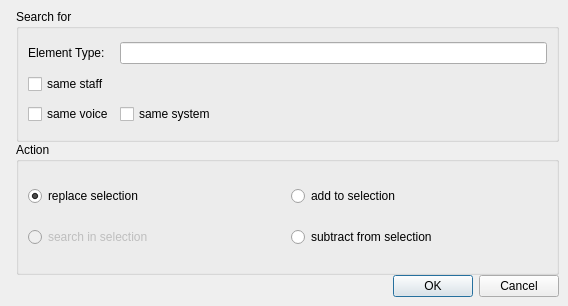
<?xml version="1.0" encoding="UTF-8"?>
<ui version="4.0">
 <class>SelectDialog</class>
 <widget class="QDialog" name="SelectDialog">
  <property name="geometry">
   <rect>
    <x>0</x>
    <y>0</y>
    <width>568</width>
    <height>306</height>
   </rect>
  </property>
  <property name="windowTitle">
   <string>MuseScore: Select</string>
  </property>
  <layout class="QHBoxLayout" name="horizontalLayout">
   <property name="spacing">
    <number>0</number>
   </property>
   <property name="margin">
    <number>0</number>
   </property>
   <item>
    <widget class="QLabel" name="label_3">
     <property name="sizePolicy">
      <sizepolicy hsizetype="Fixed" vsizetype="Ignored">
       <horstretch>0</horstretch>
       <verstretch>0</verstretch>
      </sizepolicy>
     </property>
     <property name="text">
      <string/>
     </property>
     <property name="pixmap">
      <pixmap resource="mscore.qrc">:/data/bg1.jpg</pixmap>
     </property>
    </widget>
   </item>
   <item>
    <layout class="QVBoxLayout" name="verticalLayout">
     <property name="margin">
      <number>9</number>
     </property>
     <item>
      <widget class="QGroupBox" name="groupBox_2">
       <property name="title">
        <string>Search for</string>
       </property>
       <property name="flat">
        <bool>true</bool>
       </property>
       <layout class="QGridLayout" name="gridLayout_2">
        <item row="0" column="0">
         <widget class="QLabel" name="label">
          <property name="text">
           <string>Element Type:</string>
          </property>
         </widget>
        </item>
        <item row="0" column="1">
         <widget class="QLineEdit" name="type">
          <property name="readOnly">
           <bool>true</bool>
          </property>
         </widget>
        </item>
        <item row="1" column="0">
         <widget class="QCheckBox" name="sameStaff">
          <property name="text">
           <string>same staff</string>
          </property>
         </widget>
        </item>
        <item row="2" column="0">
         <widget class="QCheckBox" name="sameVoice">
          <property name="text">
           <string>same voice</string>
          </property>
         </widget>
        </item>
        <item row="2" column="1">
         <widget class="QCheckBox" name="sameSystem">
          <property name="text">
           <string>same system</string>
          </property>
         </widget>
        </item>
       </layout>
      </widget>
     </item>
     <item>
      <widget class="QGroupBox" name="groupBox">
       <property name="title">
        <string>Action</string>
       </property>
       <property name="flat">
        <bool>true</bool>
       </property>
       <layout class="QGridLayout" name="gridLayout">
        <item row="0" column="0">
         <widget class="QRadioButton" name="replace">
          <property name="text">
           <string>replace selection</string>
          </property>
          <property name="checked">
           <bool>true</bool>
          </property>
         </widget>
        </item>
        <item row="0" column="1">
         <widget class="QRadioButton" name="add">
          <property name="text">
           <string>add to selection</string>
          </property>
         </widget>
        </item>
        <item row="1" column="0">
         <widget class="QRadioButton" name="fromSelection">
          <property name="enabled">
           <bool>false</bool>
          </property>
          <property name="text">
           <string>search in selection</string>
          </property>
         </widget>
        </item>
        <item row="1" column="1">
         <widget class="QRadioButton" name="subtract">
          <property name="text">
           <string>subtract from selection</string>
          </property>
         </widget>
        </item>
       </layout>
      </widget>
     </item>
     <item>
      <widget class="QDialogButtonBox" name="buttonBox">
       <property name="orientation">
        <enum>Qt::Horizontal</enum>
       </property>
       <property name="standardButtons">
        <set>QDialogButtonBox::Cancel|QDialogButtonBox::Ok</set>
       </property>
      </widget>
     </item>
    </layout>
   </item>
  </layout>
 </widget>
 <resources>
  <include location="mscore.qrc"/>
 </resources>
 <connections>
  <connection>
   <sender>buttonBox</sender>
   <signal>accepted()</signal>
   <receiver>SelectDialog</receiver>
   <slot>accept()</slot>
   <hints>
    <hint type="sourcelabel">
     <x>248</x>
     <y>254</y>
    </hint>
    <hint type="destinationlabel">
     <x>157</x>
     <y>274</y>
    </hint>
   </hints>
  </connection>
  <connection>
   <sender>buttonBox</sender>
   <signal>rejected()</signal>
   <receiver>SelectDialog</receiver>
   <slot>reject()</slot>
   <hints>
    <hint type="sourcelabel">
     <x>316</x>
     <y>260</y>
    </hint>
    <hint type="destinationlabel">
     <x>286</x>
     <y>274</y>
    </hint>
   </hints>
  </connection>
 </connections>
</ui>
